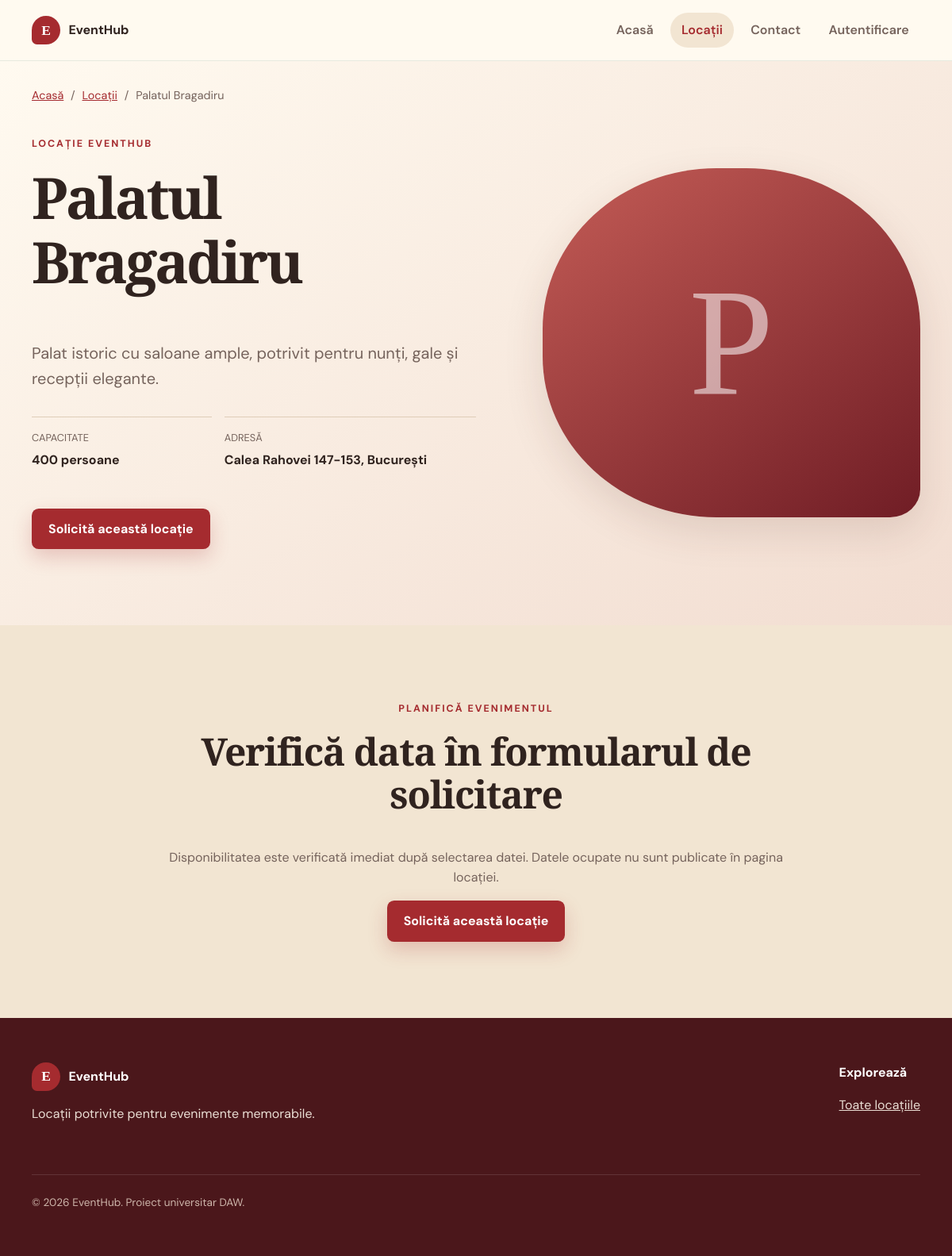
/venue.php?id=1, run on the app's committed database.
### tables this page shows
CREATE TABLE IF NOT EXISTS venues (
    id INT AUTO_INCREMENT PRIMARY KEY,
    name VARCHAR(100) NOT NULL UNIQUE,
    description TEXT NOT NULL,
    address VARCHAR(100) NOT NULL,
    capacity INT NOT NULL CHECK (capacity > 0)
) DEFAULT CHARSET=utf8mb4;

### config/database.php (called while the page is built, shortened)
<?php
function db(): PDO
{
    static $connection = null;
    if ($connection instanceof PDO) {
        return $connection;
    }
    $configuration = databaseConfiguration();
    $dsn = sprintf(
        'mysql:host=%s;port=%d;dbname=%s;charset=utf8mb4',
        $configuration['host'],
        $configuration['port'],
        $configuration['name']
    );
    $connection = new PDO(
        $dsn,
        $configuration['user'],
        $configuration['password'],
        [
            PDO::ATTR_ERRMODE => PDO::ERRMODE_EXCEPTION,
            PDO::ATTR_DEFAULT_FETCH_MODE => PDO::FETCH_ASSOC,
            PDO::ATTR_EMULATE_PREPARES => false,
        ]
    );
    $bucharestOffset = (new DateTimeImmutable('now', new DateTimeZone('Europe/Bucharest')))->format('P');
    $connection->exec("SET time_zone = " . $connection->quote($bucharestOffset));
    return $connection;
}
function databaseConfiguration(): array
{
    $urlConfiguration = [];
    $configuration = [
        'host' => environment('DB_HOST', $urlConfiguration['host'] ?? '127.0.0.1'),
        'port' => (int) environment('DB_PORT', (string) ($urlConfiguration['port'] ?? 3306)),
        'name' => environment('DB_NAME', $urlConfiguration['name'] ?? ''),
        'user' => environment('DB_USER', $urlConfiguration['user'] ?? ''),
        'password' => environment('DB_PASSWORD', $urlConfiguration['password'] ?? ''),
    ];
    return $configuration;
}

### includes/functions.php (called while the page is built, shortened)
<?php
function e(string $value): string
{
    return htmlspecialchars($value, ENT_QUOTES | ENT_SUBSTITUTE, 'UTF-8');
}
function getVenueById(int $id): ?array
{
    $statement = db()->prepare(
        'SELECT id, name, description, address, capacity
         FROM venues
         WHERE id = :id'
    );
    $statement->execute(['id' => $id]);
    $venue = $statement->fetch();
    return $venue === false ? null : $venue;
}

### includes/auth.php (called while the page is built, shortened)
<?php
function currentUser(): ?array
{
    $user = $_SESSION['user'] ?? null;
    if (!is_array($user)
        || !isset($user['id'], $user['name'], $user['email'], $user['role'])) {
        return null;
    }
    return $user;
}

### venue.php (the view, shortened to what this page needs)
<?php
require_once __DIR__ . '/config/database.php';
require_once __DIR__ . '/includes/functions.php';
require_once __DIR__ . '/includes/auth.php';
$id = filter_input(INPUT_GET, 'id', FILTER_VALIDATE_INT, ['options' => ['min_range' => 1]]);
$loadError = false;
if ($id !== false && $id !== null) {
    try {
        $venue = getVenueById($id);
    } catch (Throwable $exception) {
        error_log($exception->getMessage());
        $loadError = true;
    }
}
require __DIR__ . '/includes/header.php';
?>
<?php if ($loadError): ?>
    <section class="section"><div class="shell narrow"><div class="notice notice-error" role="alert"><h1>Eroare temporară</h1><p>Datele locației nu pot fi încărcate momentan.</p><a class="text-link" href="venues.php">Înapoi la locații</a></div></div></section>
<?php else: ?>
    <section class="detail-hero">
        <div class="shell">
            <nav class="breadcrumbs" aria-label="Fir de navigare"><a href="index.php">Acasă</a><span>/</span><a href="venues.php">Locații</a><span>/</span><span aria-current="page"><?= e($venue['name']) ?></span></nav>
            <div class="detail-grid">
                <div class="detail-copy">
                    <p class="eyebrow">Locație EventHub</p>
                    <h1><?= e($venue['name']) ?></h1>
                    <p class="detail-description"><?= e($venue['description']) ?></p>
                    <div class="detail-facts">
                        <div><span>Capacitate</span><strong><?= (int) $venue['capacity'] ?> persoane</strong></div>
                        <div><span>Adresă</span><strong><?= e($venue['address']) ?></strong></div>
                    </div>
                    <?php $viewer = currentUser(); ?>
                    <?php if ($viewer !== null && $viewer['role'] === 'ADMIN'): ?>
                        <a class="button button-primary" href="admin/reservation-create.php">Adaugă solicitare pentru un client</a>
                    <?php else: ?>
                        <a class="button button-primary" href="reservation-create.php?venue_id=<?= (int) $venue['id'] ?>">Solicită această locație</a>
                    <?php endif; ?>
                </div>
                <div class="detail-visual" aria-hidden="true"><span><?= e(substr($venue['name'], 0, 1)) ?></span></div>
            </div>
        </div>
    </section>
    <section class="section section-muted">
        <div class="shell narrow request-cta">
            <p class="eyebrow">Planifică evenimentul</p>
            <h2>Verifică data în formularul de solicitare</h2>
            <p>Disponibilitatea este verificată imediat după selectarea datei. Datele ocupate nu sunt publicate în pagina locației.</p>
            <?php if ($viewer !== null && $viewer['role'] === 'ADMIN'): ?>
                <p>Conturile ADMIN gestionează solicitările în numele clienților.</p>
                <a class="button button-primary" href="admin/reservation-create.php">Adaugă solicitare pentru un client</a>
            <?php else: ?>
                <a class="button button-primary" href="reservation-create.php?venue_id=<?= (int) $venue['id'] ?>">Solicită această locație</a>
            <?php endif; ?>
        </div>
    </section>
<?php endif; ?>
<?php require __DIR__ . '/includes/footer.php'; ?>

### assets/css/style.css (style rules this page uses)
:root { --ink: #30231f; --muted: #75635c; --paper: #fffaf0; --surface: #f2e5d2; --line: #dfcdb8; --brand: #a52b2f; --brand-dark: #721c24; --accent: #c58a56; --danger: #9f2329; --shadow: 0 18px 50px rgb(87 35 31 / 13%); color: var(--ink); background: var(--paper); font-family: 'DM Sans', Arial, sans-serif; line-height: 1.6; }
* { box-sizing: border-box; }
html { scroll-behavior: smooth; }
body { min-height: 100vh; margin: 0; background: var(--paper); }
a { color: inherit; }
h1, h2, h3, p { margin-top: 0; }
h1, h2, h3 { line-height: 1.12; }
h1, h2 { font-family: 'Playfair Display', Georgia, serif; }
h1 { font-size: clamp(2.6rem, 7vw, 5.3rem); letter-spacing: -.045em; }
h2 { font-size: clamp(2rem, 4vw, 3.2rem); letter-spacing: -.025em; }
.shell { width: min(1120px, calc(100% - 2.5rem)); margin-inline: auto; }
.narrow { max-width: 780px; }
.section { padding: clamp(4.5rem, 8vw, 7.5rem) 0; }
.section-muted { background: var(--surface); }
.eyebrow { margin-bottom: 1rem; color: var(--brand); font-size: .78rem; font-weight: 700; letter-spacing: .16em; text-transform: uppercase; }
.hero-lead, .page-hero p, .detail-description { max-width: 650px; color: var(--muted); font-size: clamp(1.05rem, 2vw, 1.25rem); }
.button { display: inline-flex; min-height: 48px; align-items: center; justify-content: center; padding: .75rem 1.25rem; border: 1px solid transparent; border-radius: .55rem; font-weight: 700; text-decoration: none; transition: transform .2s, box-shadow .2s, background .2s; }
.button-primary { background: var(--brand); color: white; box-shadow: 0 10px 24px rgb(165 43 47 / 22%); }
.detail-hero { padding: 2rem 0 clamp(4rem, 8vw, 7rem); background: linear-gradient(145deg, var(--paper), #f2ddd1); }
.breadcrumbs { display: flex; flex-wrap: wrap; gap: .55rem; margin-bottom: 2.5rem; color: var(--muted); font-size: .9rem; }
.breadcrumbs a { color: var(--brand); }
.detail-grid { display: grid; grid-template-columns: 1fr .85fr; align-items: center; gap: clamp(3rem, 7vw, 6rem); }
.detail-copy h1 { font-size: clamp(2.8rem, 6vw, 4.8rem); }
.detail-facts { display: grid; grid-template-columns: 1fr 1.4fr; gap: 1rem; margin: 2rem 0; }
.detail-facts div { padding: 1rem 0; border-top: 1px solid var(--line); }
.detail-facts span, .detail-facts strong { display: block; }
.detail-facts span { margin-bottom: .3rem; color: var(--muted); font-size: .8rem; text-transform: uppercase; }
.detail-visual { display: grid; min-height: 440px; place-items: center; border-radius: 46% 46% 8% 46%; background: linear-gradient(145deg, #c45c56, #701d25); box-shadow: var(--shadow); }
.detail-visual span { color: rgb(255 255 255 / 55%); font-family: Georgia, serif; font-size: 12rem; }
.request-cta { text-align: center; }
.request-cta .eyebrow { margin-inline: auto; }
.request-cta p:not(.eyebrow) { color: var(--muted); }

### data on the page
venues: name "Palatul Bragadiru", description "Palat istoric cu saloane ample, potrivit pentru nunți, gale și recepții elegante.", capacity "400", address "Calea Rahovei 147-153, București", name "P"
